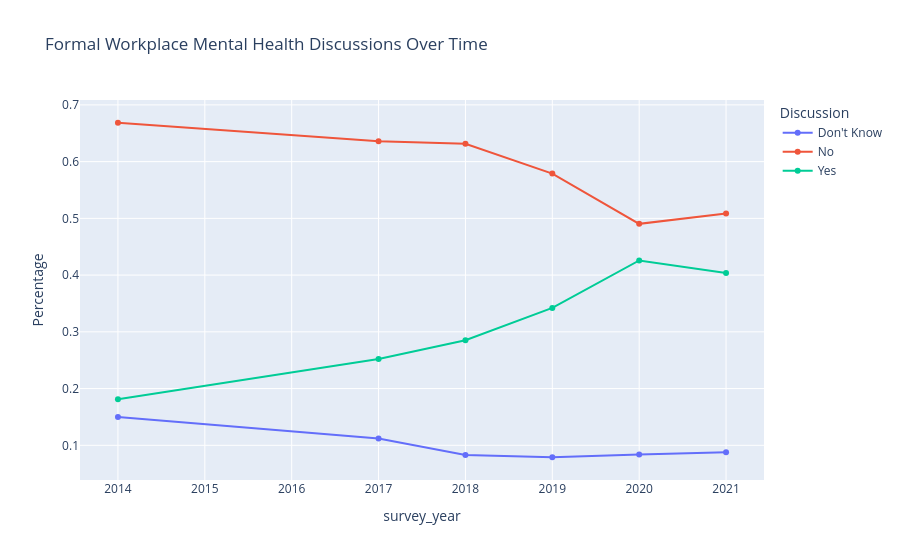

Source (notebook cell):
### Markdown cell above
## Workplace Discussions About Mental Health

Open discussions regarding mental health can help reduce stigma and improve awareness.

This section evaluates changes in formal workplace discussions over time.

### Code cell
discussion = pd.crosstab(
    df["survey_year"],
    df["formal_discussion"],
    normalize="index"
)

discussion = (
    discussion
    .reset_index()
    .melt(
        id_vars="survey_year",
        var_name="Discussion",
        value_name="Percentage"
    )
)

fig = px.line(
    discussion,
    x="survey_year",
    y="Percentage",
    color="Discussion",
    markers=True,
    title="Formal Workplace Mental Health Discussions Over Time"
)

fig.show()

### Figure 1 — Plotly figure (JSON) as saved in the notebook; plotly's stock layout.template omitted (floating-point values rounded to 4 significant figures)
{"data": [{"hovertemplate": "Discussion=Don't Know<br>survey_year=%{x}<br>Percentage=%{y}<extra></extra>", "legendgroup": "Don't Know", "line": {"color": "#636efa", "dash": "solid"}, "marker": {"symbol": "circle"}, "mode": "lines+markers", "name": "Don't Know", "orientation": "v", "showlegend": true, "type": "scatter", "x": [2014, 2017, 2018, 2019, 2020, 2021], "xaxis": "x", "y": [0.1501, 0.112, 0.0831, 0.07895, 0.08387, 0.08772], "yaxis": "y"}, {"hovertemplate": "Discussion=No<br>survey_year=%{x}<br>Percentage=%{y}<extra></extra>", "legendgroup": "No", "line": {"color": "#EF553B", "dash": "solid"}, "marker": {"symbol": "circle"}, "mode": "lines+markers", "name": "No", "orientation": "v", "showlegend": true, "type": "scatter", "x": [2014, 2017, 2018, 2019, 2020, 2021], "xaxis": "x", "y": [0.6685, 0.6361, 0.6316, 0.5789, 0.4903, 0.5088], "yaxis": "y"}, {"hovertemplate": "Discussion=Yes<br>survey_year=%{x}<br>Percentage=%{y}<extra></extra>", "legendgroup": "Yes", "line": {"color": "#00cc96", "dash": "solid"}, "marker": {"symbol": "circle"}, "mode": "lines+markers", "name": "Yes", "orientation": "v", "showlegend": true, "type": "scatter", "x": [2014, 2017, 2018, 2019, 2020, 2021], "xaxis": "x", "y": [0.1814, 0.2519, 0.2853, 0.3421, 0.4258, 0.4035], "yaxis": "y"}], "layout": {"legend": {"title": {"text": "Discussion"}, "tracegroupgap": 0}, "title": {"text": "Formal Workplace Mental Health Discussions Over Time"}, "xaxis": {"anchor": "y", "domain": [0, 1], "title": {"text": "survey_year"}}, "yaxis": {"anchor": "x", "domain": [0, 1], "title": {"text": "Percentage"}}}}
